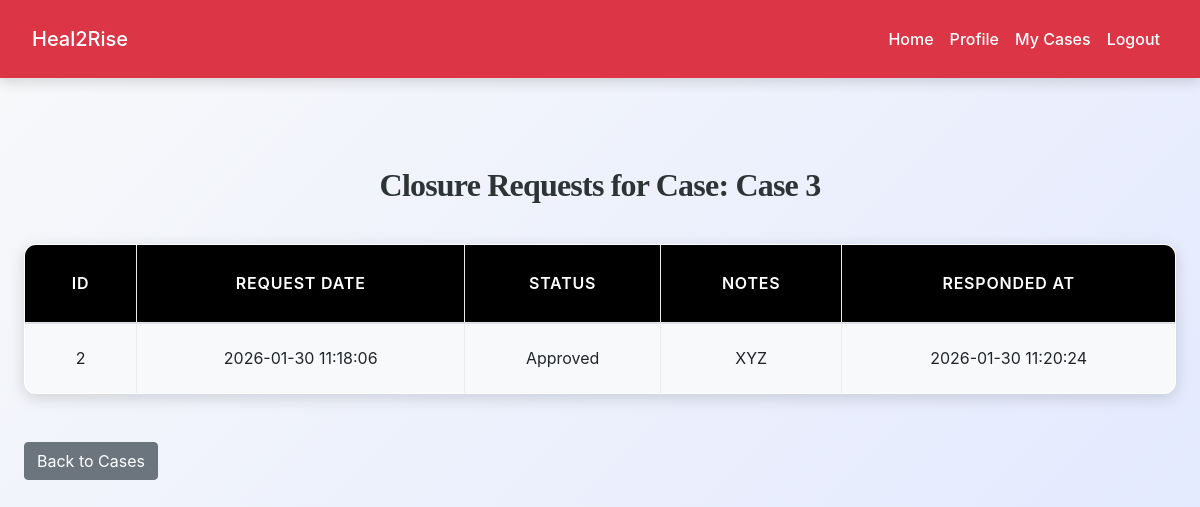
The app's page /user/user_closure_requests.php?case_id=2 (signed in) with its own data.
### tables this page shows
CREATE TABLE `cases` (
  `id` int(11) NOT NULL,
  `case_title` varchar(255) NOT NULL,
  `description` text NOT NULL,
  `user_id` int(11) NOT NULL,
  `assigned_ngo_id` int(11) NOT NULL,
  `assigned_staff_id` int(11) DEFAULT NULL,
  `status` enum('pending','approved','rejected','closed') NOT NULL DEFAULT 'pending',
  `problem_category` text DEFAULT NULL,
  `severity` varchar(50) DEFAULT NULL,
  `risk_level` varchar(50) DEFAULT NULL,
  `created_at` datetime DEFAULT current_timestamp(),
  `closed_at` datetime DEFAULT NULL
);

CREATE TABLE `closure_requests` (
  `id` int(11) NOT NULL,
  `case_id` int(11) NOT NULL,
  `staff_id` int(11) NOT NULL,
  `ngo_id` int(11) NOT NULL,
  `request_date` datetime DEFAULT current_timestamp(),
  `status` enum('pending','approved','rejected') DEFAULT 'pending',
  `notes` text DEFAULT NULL,
  `responded_at` datetime DEFAULT NULL
);

### user/user_closure_requests.php (the view, shortened to what this page needs)
<?php
include('../config.php');
$user_id = $_SESSION['id'];
$case_id = intval($_GET['case_id']);
$stmt = $conn->prepare("SELECT case_title FROM cases WHERE id=? AND user_id=?");
$stmt->bind_param("ii", $case_id, $user_id);
$stmt->execute();
$case = $stmt->get_result()->fetch_assoc();
$stmt = $conn->prepare("SELECT * FROM closure_requests WHERE case_id=? ORDER BY request_date DESC");
$stmt->bind_param("i", $case_id);
$stmt->execute();
$requests_result = $stmt->get_result();
?>
<!DOCTYPE html>
<html>
<head>
<link rel="stylesheet" href="https://cdn.jsdelivr.net/npm/bootstrap@4.6.2/dist/css/bootstrap.min.css">
    <link rel="stylesheet" href="../css/style.css">
</head>
<body>
<?php include('navbar.php'); ?>
<div class="container py-5">
<h2>Closure Requests for Case: <?= htmlspecialchars($case['case_title']) ?></h2>
<?php if($requests_result->num_rows > 0): ?>
<table class="table table-bordered table-striped">
<thead>
<tr>
<th>ID</th>
<th>Request Date</th>
<th>Status</th>
<th>Notes</th>
<th>Responded At</th>
</tr>
</thead>
<tbody>
<?php while($req = $requests_result->fetch_assoc()): ?>
<tr>
<td><?= $req['id'] ?></td>
<td><?= $req['request_date'] ?></td>
<td><?= ucfirst($req['status']) ?></td>
<td><?= nl2br(htmlspecialchars($req['notes'])) ?></td>
<td><?= $req['responded_at'] ?? '-' ?></td>
</tr>
<?php endwhile; ?>
</tbody>
</table>
<?php else: ?>
<p>No closure requests for this case.</p>
<?php endif; ?>
<a href="view_cases.php" class="btn btn-secondary mt-3">Back to Cases</a>
</div>
</body>
</html>

### css/style.css (style rules this page uses)
:root { --primary: #007bff; --secondary: #6c757d; --success: #28a745; --info: #17a2b8; --warning: #ffc107; --danger: #dc3545; --light: #f8f9fa; --dark: #2d3436; --accent: #ff6f61; --highlight: #6f42c1; --shadow: rgba(0, 0, 0, 0.15); --transition: all 0.3s ease-in-out; }
body { font-family: 'Inter', 'Segoe UI', Tahoma, Geneva, Verdana, sans-serif; background: linear-gradient(135deg, var(--light) 0%, #e0e7ff 100%); color: var(--dark); line-height: 1.8; margin: 0; padding: 0; min-height: 100vh; font-size: 16px; }
h1, h2, h3, h4 { text-align: center; margin: 2.5rem 0; font-family: 'Georgia', 'Times New Roman', serif; color: var(--dark); font-weight: 700; letter-spacing: -0.025em; }
h2 { font-size: 2rem; }
.container { max-width: 1200px; margin: 0 auto 3rem; padding: 0 1.5rem; }
.table { width: 100%; border-collapse: collapse; margin: 2rem 0; font-size: 1rem; background-color: #ffffff; border-radius: 12px; overflow: hidden; box-shadow: 0 4px 16px var(--shadow); transition: var(--transition); }
.table th, .table td { padding: 1.25rem; border: 1px solid #e9ecef; text-align: center; vertical-align: middle; }
.table thead th { background-color: rgb(0, 0, 0); color: white; font-weight: 600; text-transform: uppercase; letter-spacing: 0.05em; padding: 1.5rem; }
.table tbody tr { transition: var(--transition); }
.table tbody tr:nth-child(odd) { background-color: var(--light); }
a { color: var(--primary); text-decoration: none; font-weight: 500; transition: var(--transition); }

### records on screen
cases: case_title "Case 3"
closure_requests: id "2", request_date "2026-01-30 11:18:06", status "Approved", notes "XYZ", responded_at "2026-01-30 11:20:24"
